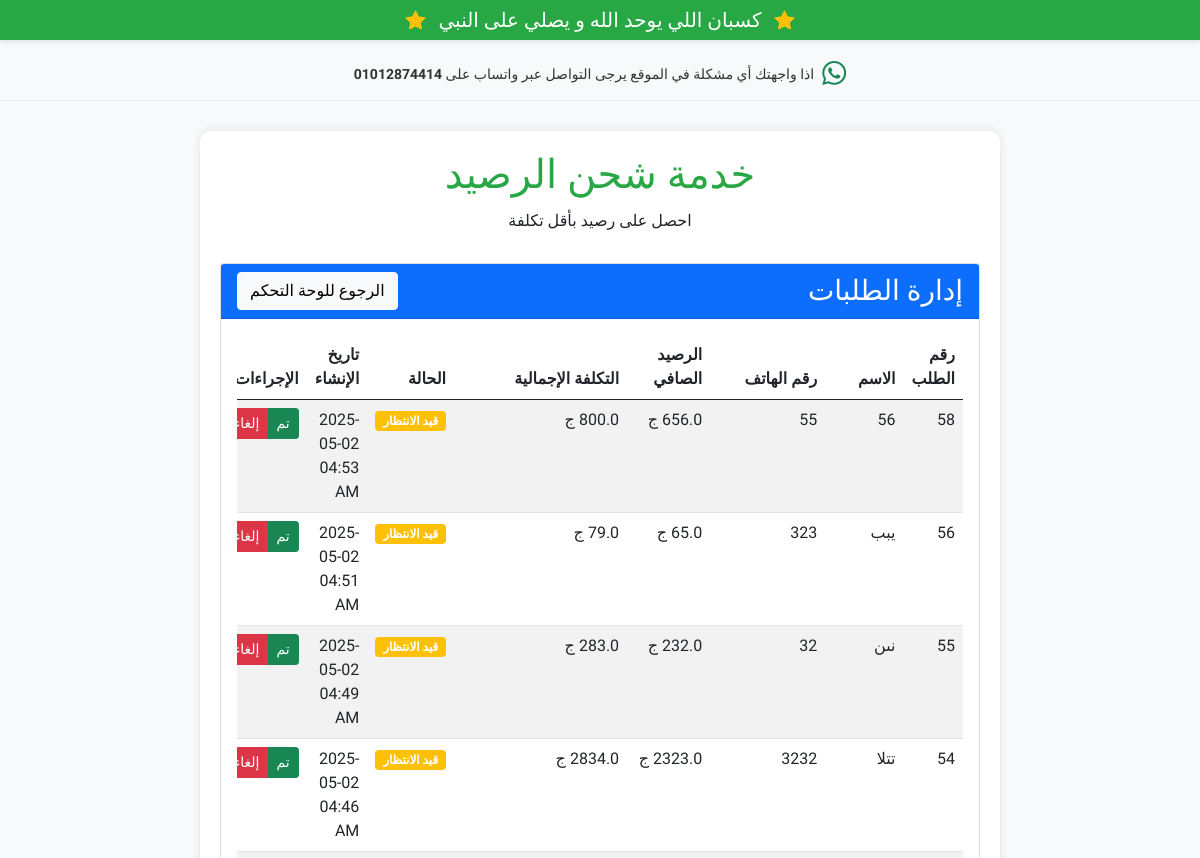
The page /orders (signed in, upper part) on the database as committed earlier.
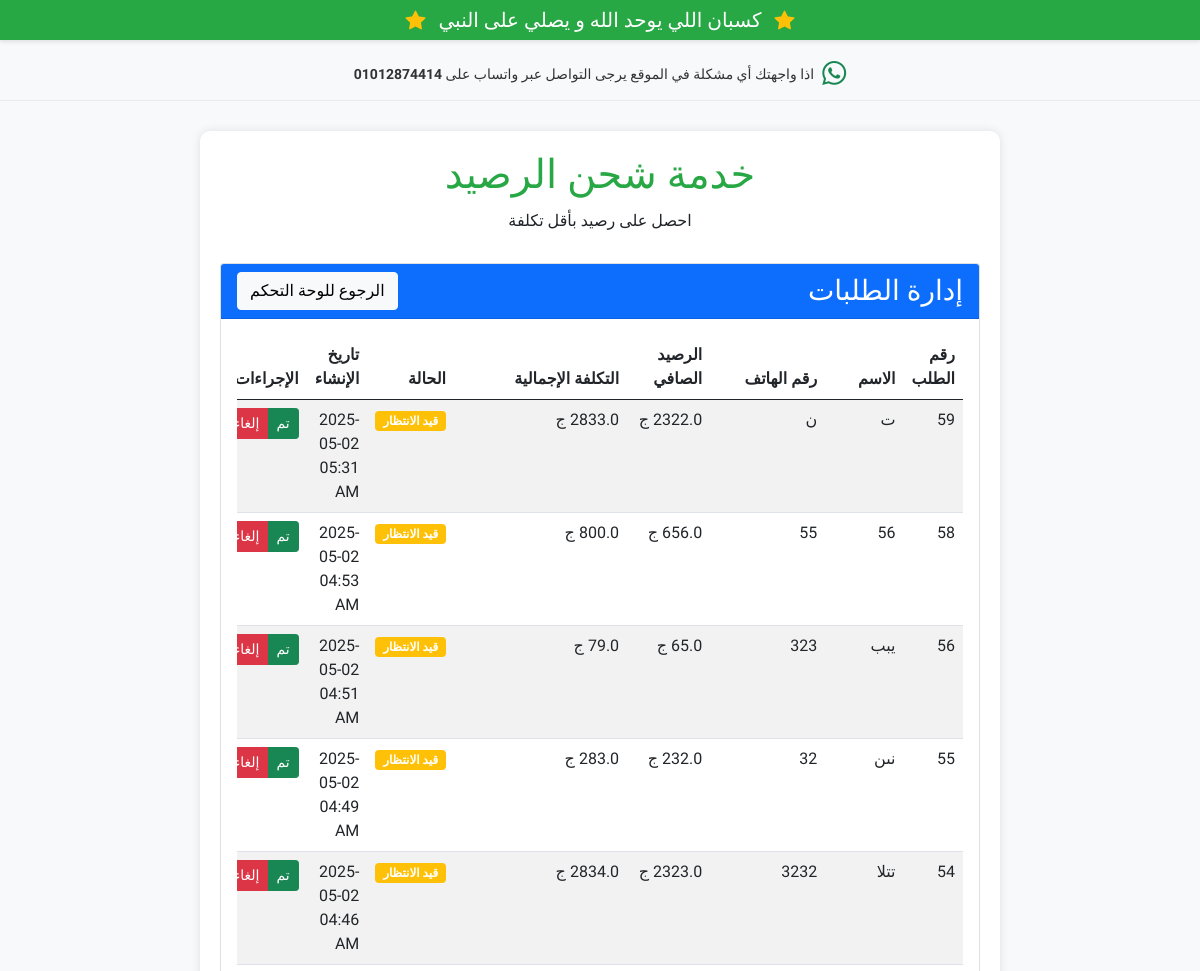
The same page on the database as committed later.
### app.py (models this page shows, shortened)
class Order(db.Model):
    id = db.Column(db.Integer, primary_key=True)
    user_name = db.Column(db.String(100), nullable=False)
    user_phone = db.Column(db.String(20), nullable=False)
    net_balance = db.Column(db.Float, nullable=False)
    total_cost = db.Column(db.Float, nullable=False)
    receipt_image = db.Column(db.String(255), nullable=True)
    status = db.Column(db.String(20), default='pending')
    created_at = db.Column(db.DateTime, default=datetime.now)

### app.py (the view)
@app.route('/orders')
def orders():
    if 'admin_logged_in' not in session or not session['admin_logged_in']:
        flash('لازم تسجل دخول الأول', 'danger')
        return redirect(url_for('admin.login'))
    all_orders = Order.query.order_by(Order.created_at.desc()).all()
    return render_template('orders.html', orders=all_orders)

### templates/orders.html (shortened to what this page needs)
{% extends 'base.html' %}
{% block content %}
<div class="row">
    <div class="col-md-12">
        <div class="card">
            <div class="card-header bg-primary text-white d-flex justify-content-between align-items-center">
                <h3 class="mb-0">إدارة الطلبات</h3>
                <a href="{{ url_for('admin.dashboard') }}" class="btn btn-light">الرجوع للوحة التحكم</a>
            </div>
            <div class="card-body">
                {% if orders %}
                <div class="table-responsive">
                    <table class="table table-striped table-hover">
                        <thead>
                            <tr>
                                <th>رقم الطلب</th>
                                <th>الاسم</th>
                                <th>رقم الهاتف</th>
                                <th>الرصيد الصافي</th>
                                <th>التكلفة الإجمالية</th>
                                <th>الحالة</th>
                                <th>تاريخ الإنشاء</th>
                                <th>الإجراءات</th>
                            </tr>
                        </thead>
                        <tbody>
                            {% for order in orders %}
                            <tr>
                                <td>{{ order.id }}</td>
                                <td>{{ order.user_name }}</td>
                                <td>{{ order.user_phone }}</td>
                                <td>{{ order.net_balance }} ج</td>
                                <td>{{ order.total_cost }} ج</td>
                                <td>
                                    {% if order.status == 'pending' %}
                                    <span class="badge bg-warning">قيد الانتظار</span>
                                    {% elif order.status == 'completed' %}
                                    <span class="badge bg-success">مكتمل</span>
                                    {% elif order.status == 'cancelled' %}
                                    <span class="badge bg-danger">ملغي</span>
                                    {% endif %}
                                </td>
                                <td>{{ order.created_at.strftime('%Y-%m-%d %I:%M %p') }}</td>
                                <td>
                                    <div class="btn-group" role="group">
                                        <button type="button" class="btn btn-sm btn-success">تم</button>
                                        <button type="button" class="btn btn-sm btn-danger">إلغاء</button>
                                    </div>
                                </td>
                            </tr>
                            {% endfor %}
                        </tbody>
                    </table>
                </div>
                {% else %}
                <div class="alert alert-info">
                    لا توجد طلبات حتى الآن.
                </div>
                {% endif %}
            </div>
        </div>
    </div>
</div>
{% endblock %}

### templates/base.html (shortened to what this page needs)
<!DOCTYPE html>
<html lang="ar" dir="rtl">
<head>
    <link rel="stylesheet" href="https://cdn.jsdelivr.net/npm/bootstrap@5.0.2/dist/css/bootstrap.rtl.min.css">
    <link rel="stylesheet" href="https://cdn.jsdelivr.net/npm/bootstrap-icons@1.8.0/font/bootstrap-icons.css">
    <link rel="stylesheet" href="https://cdnjs.cloudflare.com/ajax/libs/animate.css/4.1.1/animate.min.css">
    <link rel="stylesheet" href="{{ url_for('static', filename='css/style.min.css') }}">
</head>
<body>
    <div class="prayer-banner text-center py-2 mb-2">
        <h5 class="mb-0 animate__animated animate__flash animate__infinite animate__slow">
            <i class="bi bi-star-fill text-warning me-2"></i>
            كسبان اللي يوحد الله و يصلي على النبي
            <i class="bi bi-star-fill text-warning ms-2"></i>
        </h5>
    </div>
    <div class="support-banner text-center py-2 mb-3">
        <div class="d-flex align-items-center justify-content-center">
            <i class="bi bi-whatsapp text-success me-2 fs-4"></i>
            <p class="mb-0">اذا واجهتك أي مشكلة في الموقع يرجى التواصل عبر واتساب على <strong>01012874414</strong></p>
        </div>
    </div>
    <div class="container">
        <div class="header">
            <h1 style="color: #28a745;">خدمة شحن الرصيد</h1>
            <p>احصل على رصيد بأقل تكلفة</p>
        </div>
        {% block content %}{% endblock %}
    </div>
</body>
</html>

Rows that differ between the two databases and show on the page:
added Order: id "59", user_name "ت", user_phone "ن", net_balance "2322.0", total_cost "2833.0", status "قيد الانتظار", created_at "2025-05-02 05:31 AM"
